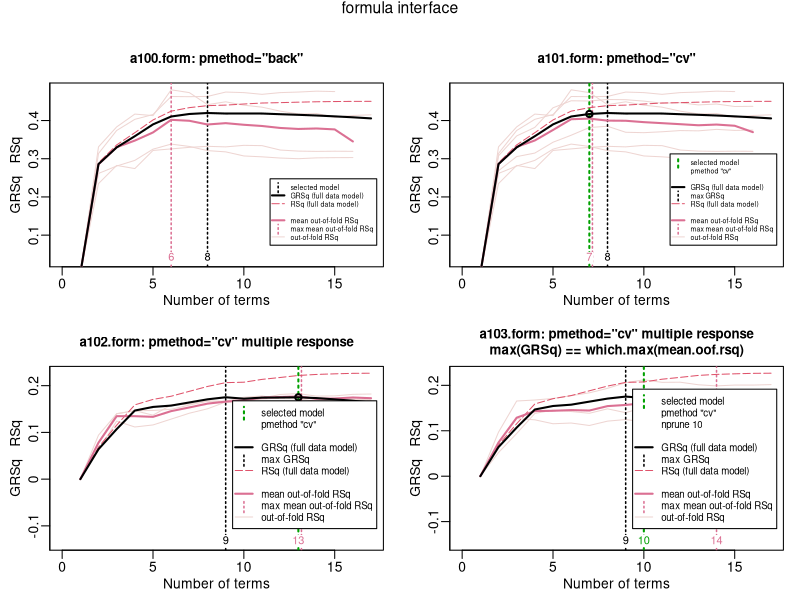
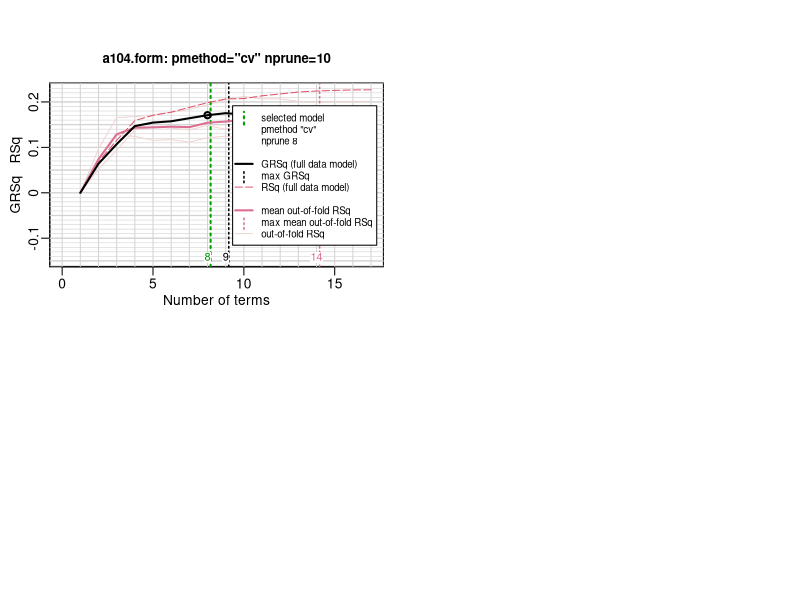

Source code (R) for these figures, in order: (Note: this script raises an error after producing the figures.)
# test.pmethod.cv.R: example pmethod.cv model built by earth
# Stephen Milborrow May 2015 Berea

library(earth)
data(etitanic)
set.seed(2016)
options(digits=4)
options(warn=1)
if(!interactive())
    postscript(paper="letter")

printf <- function(format, ...) cat(sprintf(format, ...)) # like c printf

cat("\npmethod=cv with formula interface\n\n")

par(mfrow = c(2, 2), mar = c(3, 3, 3, 1), mgp = c(1.5, 0.5, 0), oma=c(0,0,2,0))

# following is so we can directly compare pmethod=back to pmethod=cv
set.seed(2)
a100.form <- earth(survived ~ ., data=etitanic, degree=2, trace=0, pmethod="back", nfold=2, ncross=2, keepxy=TRUE)
cat("print(a100.form)\n")
print(a100.form)
plot(a100.form, which=1, legend.cex=.5, main="a100.form: pmethod=\"back\"", cex.main=.8, caption="formula interface")

set.seed(2)
cat("\n")
a101.form <- earth(survived ~ ., data=etitanic, degree=2, trace=1, pmethod="cv", nfold=2, ncross=3)
cat("\nprint(a101.form)\n")
print(a101.form)
cat("\nprint(summary(a101.form))\n")
print(summary(a101.form))
plot(a101.form, which=1, legend.cex=.5, main="a101.form: pmethod=\"cv\"", cex.main=.8)

# multiple response model
set.seed(2015)
a102.form <- earth(pclass ~ ., data=etitanic, degree=2,
           pmethod="cv", nfold=3)
cat("\nprint(a102.form)\n")
print(a102.form)
cat("\nprint(summary(a102.form))\n")
print(summary(a102.form))
plot(a102.form, which=1, nresponse=1, main="a102.form: pmethod=\"cv\" multiple response", cex.main=.8)

# multiple response model
# following is useful because the model selected by cv is same as that selected by gcv
set.seed(1) # don't change
a103.form <- earth(pclass ~ ., data=etitanic, degree=2,
           pmethod="cv", nfold=3, nprune=10)
cat("\nprint(a103.form)\n")
print(a103.form)
plot(a103.form, which=1, nresponse=1,
     main="a103.form: pmethod=\"cv\" multiple response\nmax(GRSq) == which.max(mean.oof.rsq)", cex.main=.8)

# test cv with nprune less than what would be normally selected
set.seed(1)
a104.form <- earth(pclass ~ ., data=etitanic, degree=2,
           pmethod="cv", nfold=3, nprune=8)
cat("\nprint(a104.form)\n")
print(a104.form)
plot(a104.form, which=1, nresponse=1, grid=T, main="a104.form: pmethod=\"cv\" nprune=10", cex.main=.8)

cat("\n\npmethod=cv with x,y interface\n\n")
par(mfrow = c(2, 2), mar = c(3, 3, 3, 1), mgp = c(1.5, 0.5, 0), oma=c(0,0,3,0))

etitanic.except.survived <- etitanic[,c(1,3,4,5,6)]
survived <- etitanic$survived

# # following is so we can directly compare pmethod=back to pmethod=cv
# # commented out because already done above with model a100.formula
# set.seed(2)
# a100.xy <- earth(etitanic.except.survived, survived, degree=2, trace=0, pmethod="back", nfold=2, ncross=2, keepxy=TRUE)
# cat("\nprint(a100.xy)\n")
# print(a100.xy)
# plot(a100.xy, which=1, legend.cex=.5, main="a100.xy: pmethod=\"back\"", cex.main=.8)

set.seed(2)
a101.xy <- earth(etitanic.except.survived, survived, degree=2, trace=1, pmethod="cv", nfold=2, ncross=2)
cat("\nprint(a101.xy)\n")
print(a101.xy)
cat("\nprint(summary(a101.xy)\n")
print(summary(a101.xy))
plot(a101.xy, which=1, legend.cex=.5, main="a101.xy: pmethod=\"cv\"", cex.main=.8, caption="x,y interface")

# a101.form
# a102.xy

# multiple response model
x.except.pclass <- etitanic[,c(2,3,4,5,6)]
pclass <- etitanic$pclass
set.seed(2015)
a102.xy <- earth(x.except.pclass, pclass, degree=2,
           pmethod="cv", nfold=3)
cat("\nprint(a102.xy)\n")
print(a102.xy)
plot(a102.xy, which=1, nresponse=1, main="a102.xy: pmethod=\"cv\" multiple response", cex.main=.8)

# multiple response model
# following is useful because the model selected by cv is same as that selected by gcv
set.seed(1) # don't change
a103.xy <- earth(x.except.pclass, pclass, degree=2,
           pmethod="cv", nfold=3, nprune=10)
cat("\nprint(a103.xy)\n")
print(a103.xy)
cat("\nprint(summary(a103.xy)\n")
print(summary(a103.xy))
plot(a103.xy, which=1, nresponse=1,
     main="a103.xy: pmethod=\"cv\" multiple response\nmax(GRSq) == which.max(mean.oof.rsq)", cex.main=.8)

# test cv with nprune less than what would be normally selected
set.seed(1)
a104.xy <- earth(x.except.pclass, pclass, degree=2,
           pmethod="cv", nfold=3, nprune=8)
cat("\nprint(a104.xy)\n")
print(a104.xy)
plot(a104.xy, which=1, nresponse=1, grid=T, main="a104.xy: pmethod=\"cv\" nprune=10", cex.main=.8)

if(!interactive()) {
    dev.off()         # finish postscript plot
    q(runLast=FALSE)  # needed else R prints the time on exit (R2.5 and higher) which messes up the diffs
}
